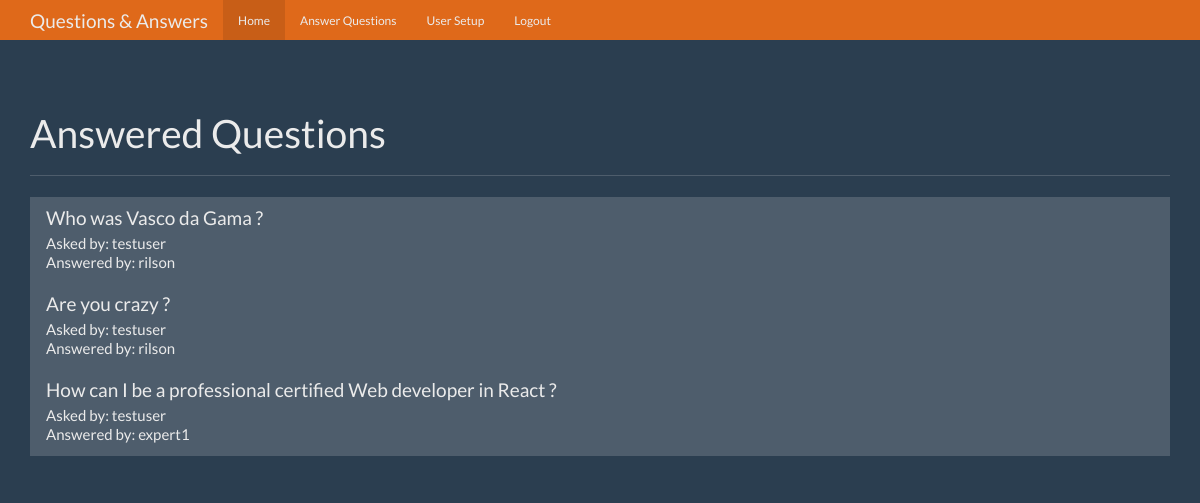
The page / (signed in) on the database its author committed.
### tables this page shows
CREATE TABLE questions (
    id integer primary key autoincrement,
    question_text text not null,
    answer_text text,
    asked_by_id integer not null,
    expert_id integer not null
);

CREATE TABLE users (
    id integer primary key autoincrement,
    name text not null,
    password text not null,
    expert boolean not null,
    admin boolean not null 
);

### app.py (the view)
@app.route('/')
def index():
    user = get_current_user()
    if not user:
        return redirect(url_for('login'))
    db = get_db()
    questions_cur = db.execute('''select
                                      questions.id as question_id, questions.question_text,
                                      askers.name as asker_name, experts.name as expert_name
                                  from questions
                                  join users as askers on askers.id = questions.asked_by_id
                                  join users as experts on experts.id = questions.expert_id
                                  where answer_text is not null''')
    questions_result = questions_cur.fetchall()
    return render_template('home.html', user=user, questions = questions_result)

### app.py (called while the page is built)
def connect_db():
    sql = sqlite3.connect("questions.db")
    sql.row_factory = sqlite3.Row
    return sql

def get_db():
    if not hasattr(g, 'sqlite3'):
        g.sqlite_db = connect_db()
    return g.sqlite_db

def get_current_user():
    user_result = None
    if 'user' in session:
        user = session['user']
        db = get_db()
        user_cur = db.execute('select id, name, password, expert, admin from users where name = ?', [user])
        user_result = user_cur.fetchone()
    return user_result

### templates/home.html (shortened to what this page needs)
<!DOCTYPE html>
<html lang="en">
  <head>
    <link href="{{ url_for('static', filename='bootstrap.min.css') }}" rel="stylesheet">
    <link href="{{ url_for('static', filename='theme.css') }}" rel="stylesheet">
  </head>
  <body>
    <nav class="navbar navbar-inverse navbar-fixed-top">
      <div class="container">
        <div class="navbar-header">
          <a class="navbar-brand" href="#">Questions & Answers</a>
        </div>
        <div id="navbar" class="navbar-collapse collapse">
          <ul class="nav navbar-nav">
            <li class="active"><a href="{{ url_for('index') }}">Home</a></li>
            {% if user and user['expert'] == 1 %}
            <li><a href="{{ url_for('unanswered') }}">Answer Questions</a></li>
            {% endif %}
            {% if user and user['admin'] == 1 %}
            <li><a href="{{ url_for('users') }}">User Setup</a></li>
            {% endif %}
            {% if user %}
            <li><a href="{{ url_for('logout') }}">Logout</a></li>
            {% endif %}
          </ul>
        </div>
      </div>
    </nav>
    <div class="container theme-showcase" role="main">
      <div class="page-header">
        <h1>Answered Questions</h1>
      </div>
      <div class="row">
        <div class="col-lg-12">
          <div class="list-group">
            {% for question in questions %}
            <a href="{{ url_for('question', question_id=question['question_id']) }}" class="list-group-item">
              <h4 class="list-group-item-heading">{{ question['question_text'] }}</h4>
              <p class="list-group-item-text">Asked by: {{ question['asker_name'] }}</p>
              <p class="list-group-item-text">Answered by: {{ question['expert_name'] }}</p>
            </a>
            {% endfor %}
          </div>
        </div>
      </div>
    </div>
  </body>
</html>

### static/theme.css (style rules this page uses)
body { padding-top: 70px; padding-bottom: 30px; }

### rows shown on the page
questions: question_text "Who was Vasco da Gama ?", asker_name "testuser", expert_name "rilson"
questions: question_text "Are you crazy ?", asker_name "testuser", expert_name "rilson"
questions: question_text "How can I be a professional certified Web developer in React ?", asker_name "testuser", expert_name "expert1"
